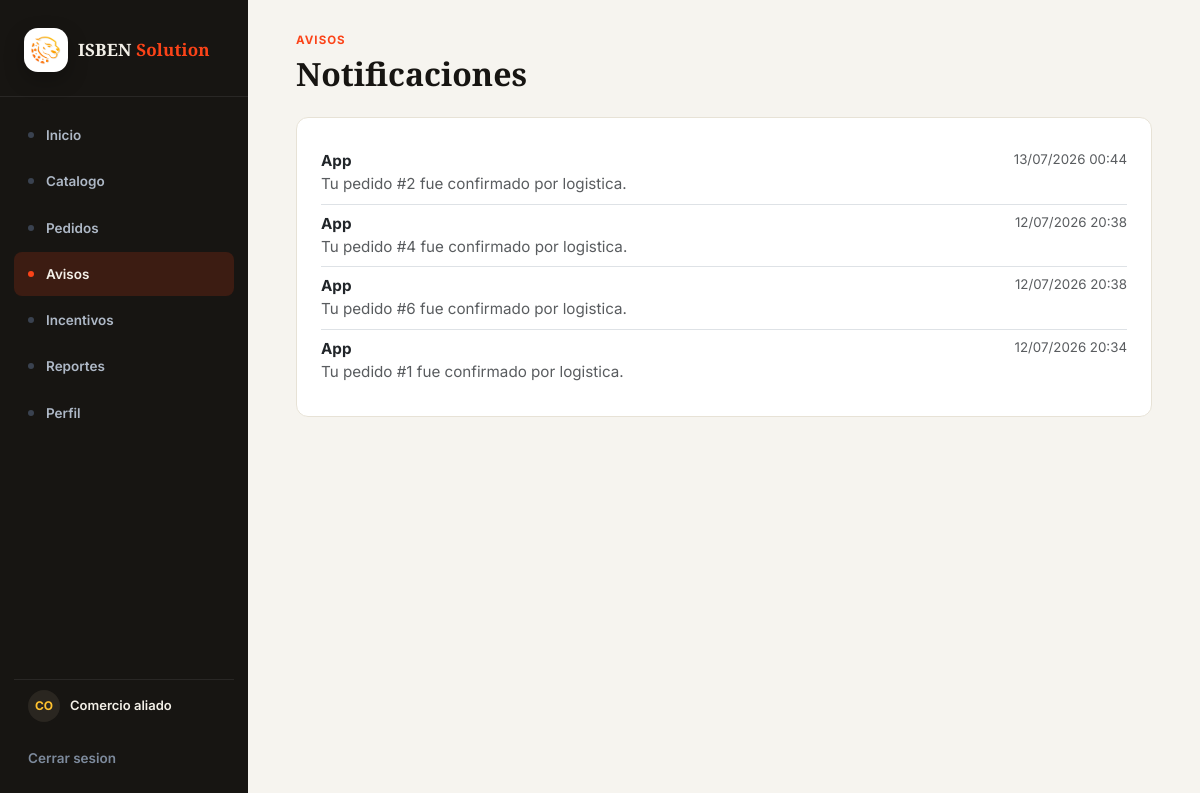
Page /notificaciones/ (signed in) on the committed database.
### plataforma/models.py (models this page shows, shortened)
class Notificacion(models.Model):
    canal = models.CharField(max_length=50)
    mensaje = models.CharField(max_length=255)
    enviado_en = models.DateTimeField()
    comercio = models.ForeignKey(Comercio, on_delete=models.CASCADE,
    related_name="notificaciones")
    pedido = models.ForeignKey(Pedido, on_delete=models.CASCADE,
    related_name="notificaciones")

### plataforma/views.py (the view)
# urls.py: path("notificaciones/", views.notificaciones, name="notificaciones"),
@comercio_requerido
def notificaciones(request):
    notificaciones_comercio = request.comercio_actual.notificaciones.select_related(
        "pedido"
    ).order_by("-enviado_en")
    return render(
        request,
        "plataforma/notificaciones.html",
        {"notificaciones": notificaciones_comercio},
    )

### plataforma/views.py (called while the page is built)
def obtener_usuario_actual(request):
    usuario_id = request.session.get("usuario_id")
    if not usuario_id:
        return None
    usuario = Usuario.objects.select_related("comercio").filter(id=usuario_id).first()
    if usuario and request.session.get("usuario_rol") != usuario.rol:
        request.session["usuario_rol"] = usuario.rol
        request.session.modified = True
    return usuario

def es_usuario_logistica(usuario):
    return usuario.rol.strip().lower() == "logistica"

def es_usuario_administrador(usuario):
    return usuario.rol.strip().lower() == "administrador"

def comercio_requerido(view_func):
    @wraps(view_func)
    def wrapper(request, *args, **kwargs):
        usuario = obtener_usuario_actual(request)
        if not usuario:
            messages.warning(request, "Inicia sesion para continuar.")
            return redirect("login")
        if es_usuario_logistica(usuario):
            return redirect("pedidos_logistica")
        if es_usuario_administrador(usuario):
            return redirect("dashboard_administracion")
        if not usuario.comercio_id:
            messages.error(request, "El usuario no tiene un comercio asociado.")
            return redirect("logout")
        request.usuario_plataforma = usuario
        request.comercio_actual = usuario.comercio
        return view_func(request, *args, **kwargs)
    return wrapper

### plataforma/templates/plataforma/notificaciones.html (shortened to what this page needs)
{% extends 'plataforma/master.html' %}
{% block content %}
<section class="container-lg">
    <p class="brand-eyebrow">Avisos</p>
    <h1 class="brand-title h2 mb-4">Notificaciones</h1>
    <div class="brand-card p-4">
        <div class="list-group list-group-flush">
            {% for notificacion in notificaciones %}
                <a class="list-group-item list-group-item-action px-0" href="{% url 'pedido_detalle' notificacion.pedido.id %}">
                    <div class="d-flex flex-wrap justify-content-between gap-2">
                        <strong>{{ notificacion.canal }}</strong>
                        <small class="text-muted">{{ notificacion.enviado_en|date:"d/m/Y H:i" }}</small>
                    </div>
                    <p class="mb-0 text-muted">{{ notificacion.mensaje }}</p>
                </a>
            {% empty %}
                <p class="text-muted mb-0">No hay notificaciones registradas.</p>
            {% endfor %}
        </div>
    </div>
</section>
{% endblock %}

### plataforma/static/plataforma/css/brand.css (style rules this page uses)
:root { --brand-orange: #FB4318; --brand-orange-hover: #DF3913; --brand-orange-active: #C0301A; --brand-yellow: #FFC22F; --brand-dark: #171512; --brand-dark-soft: #2A2620; --brand-ink: #151B26; --brand-muted: #6B7280; --brand-muted-soft: #8B93A0; --brand-border: #E7E2D6; --brand-bg: #F6F4EF; --brand-surface: #ffffff; --brand-surface-alt: #FBFAF7; --brand-orange-rgb: 251, 67, 24; --brand-yellow-rgb: 255, 194, 47; --sidebar-bg: #171512; --sidebar-text: #AEB8C6; --sidebar-text-active: #F3F0E8; --sidebar-border: rgba(255, 255, 255, 0.08); --font-base: 'Inter', Helvetica, Arial, sans-serif; --font-display: 'Source Serif 4', Georgia, 'Times New Roman', serif; }
* { box-sizing: border-box; }
body { min-height: 100vh; margin: 0; background: var(--brand-bg); color: var(--brand-ink); font-family: var(--font-base); font-size: 0.95rem; }
a { color: var(--brand-orange); text-decoration: none; }
.brand-title { margin: 0; color: var(--brand-dark); font-family: var(--font-display); font-weight: 600; letter-spacing: 0; }
.brand-eyebrow { margin-bottom: 0.35rem; color: var(--brand-orange); font-family: var(--font-base); font-size: 0.72rem; font-weight: 700; letter-spacing: 0.09em; text-transform: uppercase; }
.brand-card { border: 1px solid var(--brand-border); border-radius: 12px; background: var(--brand-surface); box-shadow: none; }

### rows in the picture
Notificacion: canal "App", enviado_en "13/07/2026 00:44", mensaje "Tu pedido #2 fue confirmado por logistica."
Notificacion: canal "App", enviado_en "12/07/2026 20:38", mensaje "Tu pedido #4 fue confirmado por logistica."
Notificacion: canal "App", enviado_en "12/07/2026 20:38", mensaje "Tu pedido #6 fue confirmado por logistica."
Notificacion: canal "App", enviado_en "12/07/2026 20:34", mensaje "Tu pedido #1 fue confirmado por logistica."
